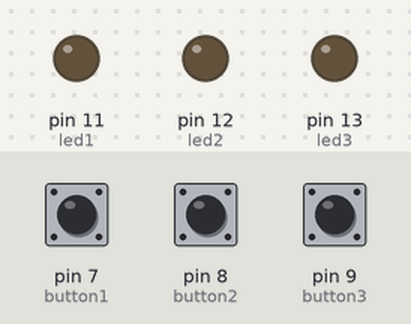
A sketch run on a simulated Arduino Uno, built with avr-gcc and run on an emulated ATmega328P. Parts: output pins drawn as LEDs (lit = HIGH). The inputs (shaded band) are chosen by the test bench; at power-on: pin 7 (button1) HIGH, pin 8 (button2) HIGH, pin 9 (button3) HIGH.

Above: at 1.2 s.
1.3 s: pin 7 (button1) pulled LOW for 0.15 s
At 1.37 s:
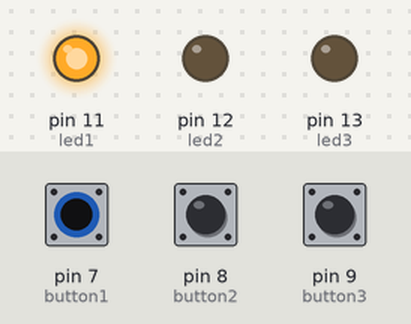
2.9 s: pin 8 (button2) pulled LOW for 0.15 s
At 2.97 s:
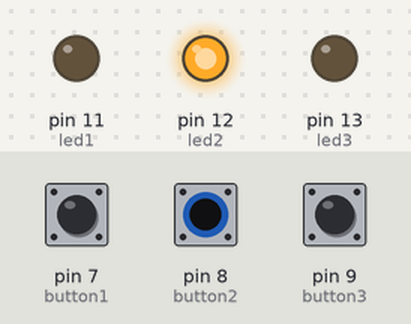
4.5 s: pin 9 (button3) pulled LOW for 0.15 s
At 4.57 s:
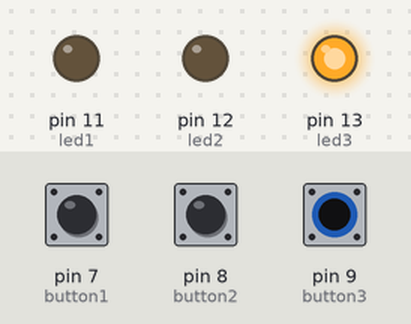
6.1 s: pin 9 (button3) pulled LOW for 3.2 s
At 10.0 s:
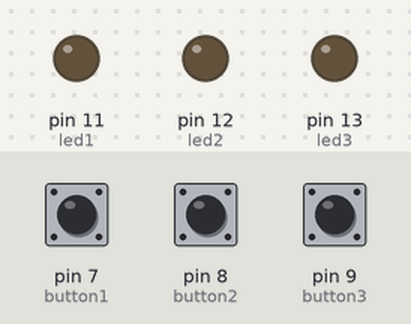
10.8 s: pin 7 (button1) pulled LOW for 3.2 s
At 11.2 s:
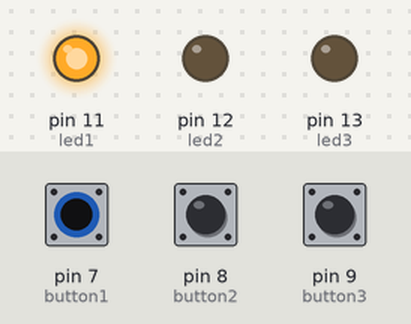
15.5 s: pin 7 (button1) driven LOW and pin 8 (button2) driven LOW
At 16.0 s:
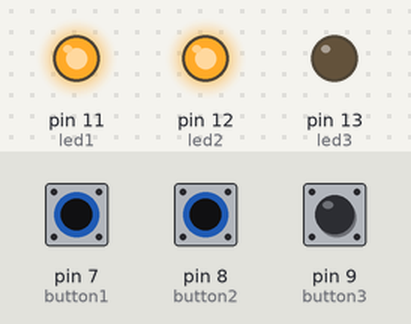
Timing chart, 0 to 18.0 s (numbered marks = the images above; inputs shaded):
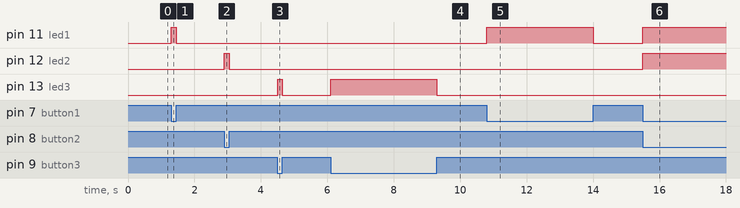

The sketch:

4.ino
```cpp
const int button1 = 7;
const int button2 = 8;
const int button3 = 9;

const int led1 = 11;
const int led2 = 12;
const int led3 = 13;

int buttonState1 = 0;
int buttonState2 = 0;
int buttonState3 = 0;

void setup() {
  pinMode(led1, OUTPUT);
  pinMode(button1, INPUT_PULLUP);

  pinMode(led2, OUTPUT);
  pinMode(button2, INPUT_PULLUP);

  pinMode(led3, OUTPUT);
  pinMode(button3, INPUT_PULLUP);
}

void loop() {
  buttonState1 = digitalRead(button1);
  buttonState2 = digitalRead(button2);
  buttonState3 = digitalRead(button3);

  if (buttonState1 == HIGH) {
    digitalWrite(led1, LOW);
  }
  else {
    digitalWrite(led1, HIGH);
  }

  if (buttonState2 == HIGH) {
    digitalWrite(led2, LOW);
  }
  else {
    digitalWrite(led2, HIGH);
  }

  if (buttonState3 == HIGH) {
    digitalWrite(led3, LOW);
  }
  else {
    digitalWrite(led3, HIGH);
  }
}
```

Measured:
- after the input at 1.3 s, pin 11 (led1): LOW → HIGH at once, → LOW 0.15 s later
- after the input at 2.9 s, pin 12 (led2): LOW → HIGH at once, → LOW 0.15 s later
- after the input at 4.5 s, pin 13 (led3): LOW → HIGH at once, → LOW 0.15 s later
- after the input at 6.1 s, pin 13 (led3): LOW → HIGH at once, → LOW 3.2 s later
- after the input at 10.8 s, pin 11 (led1): LOW → HIGH at once, → LOW 3.2 s later
- after the input at 15.5 s, pin 11 (led1), pin 12 (led2): LOW → HIGH at once
